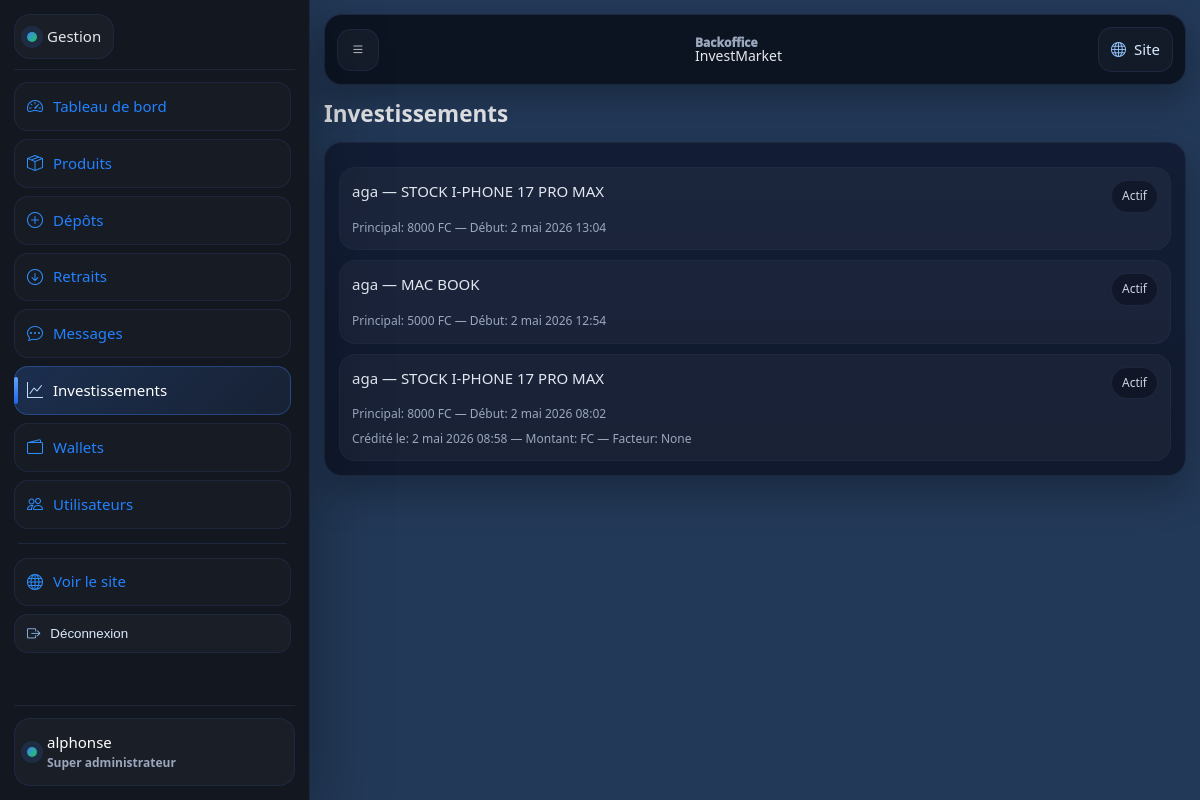
The app's page /gestion/investissements/ (signed in) with its own data.
### investments/models.py (models this page shows, shortened)
class Investment(models.Model):
    STATUS_ACTIVE = "ACTIVE"
    STATUS_CLOSED = "CLOSED"
    STATUS_CHOICES = [
        (STATUS_ACTIVE, "Actif"),
        (STATUS_CLOSED, "Clôturé"),
    ]
    user = models.ForeignKey(settings.AUTH_USER_MODEL, on_delete=models.CASCADE, related_name="investments")
    product = models.ForeignKey(InvestmentProduct, on_delete=models.PROTECT, related_name="investments")
    principal_cdf = models.DecimalField(max_digits=14, decimal_places=2)
    status = models.CharField(max_length=10, choices=STATUS_CHOICES, default=STATUS_ACTIVE)
    duration_days_snapshot = models.PositiveIntegerField(default=30)
    expected_end_at = models.DateTimeField(null=True, blank=True)
    credited_at = models.DateTimeField(null=True, blank=True)
    payout_amount_cdf = models.DecimalField(max_digits=14, decimal_places=2, null=True, blank=True)
    payout_factor_snapshot = models.DecimalField(max_digits=6, decimal_places=2, null=True, blank=True)
    created_at = models.DateTimeField(auto_now_add=True)
    closed_at = models.DateTimeField(null=True, blank=True)
    class Meta:
        ordering = ["-created_at"]

### products/models.py (models this page shows, shortened)
class InvestmentProduct(models.Model):
    NOTE_TRUSTED = "TRUSTED"
    NOTE_MAYBE = "MAYBE"
    NOTE_POPULAR = "POPULAR"
    NOTE_CHOICES = [
        (NOTE_TRUSTED, "Fiable"),
        (NOTE_MAYBE, "Pas vraiment"),
        (NOTE_POPULAR, "Populaire"),
    ]
    name = models.CharField(max_length=140)
    image_url = models.URLField(
        blank=True,
        help_text="Lien direct https://... (ex: .jpg, .png). Prioritaire si rempli."
    )
    image = models.ImageField(upload_to="products/", blank=True, null=True)
    description = models.TextField()
    min_investment_cdf = models.DecimalField(max_digits=14, decimal_places=2, help_text="Montant minimum en FC")
    estimated_gain_cdf = models.DecimalField(
        max_digits=14,
        decimal_places=2,
        null=True,
        blank=True,
        help_text="Gain estimé en FC (NON GARANTI). Ne pas présenter comme une promesse.",
    )
    duration_days = models.PositiveIntegerField(help_text="Durée estimée en jours")
    note = models.CharField(max_length=10, choices=NOTE_CHOICES, default=NOTE_POPULAR)
    performance_factor = models.DecimalField(
        max_digits=6,
        decimal_places=2,
        default=1.00,
        help_text="Indice de performance (non garanti). Ex: 1.05, 0.97",
    )
    is_active = models.BooleanField(default=True)
    created_at = models.DateTimeField(auto_now_add=True)
    class Meta:
        ordering = ["-created_at"]

### backoffice/views.py (the view)
# urls.py: path("investissements/", views.investments_list, name="bo_investments_list"),
@staff_required
def investments_list(request):
    investments = Investment.objects.select_related("user", "product").all()
    return render(request, "backoffice/investments_list.html", {"investments": investments})

### backoffice/views.py (called while the page is built)
def staff_required(view_func):
    return user_passes_test(
        lambda u: u.is_authenticated and u.is_staff,
        login_url="bo_login",
    )(view_func)

### templates/backoffice/investments_list.html (shortened to what this page needs)
{% extends "backoffice/base.html" %}
{% block content %}
<h1 style="margin:0 0 10px">Investissements</h1>
<div class="card">
  {% if investments %}
    <div class="list">
      {% for inv in investments %}
        <div class="list-item">
          <div class="li-top">
            <div class="li-title">{{ inv.user.username }} — {{ inv.product.name }}</div>
            <div class="li-badge">{{ inv.get_status_display }}</div>
          </div>
          <div class="muted" style="font-size:12px;margin-top:6px">
            Principal: {{ inv.principal_cdf|floatformat:0 }} FC — Début: {{ inv.created_at }}
          </div>
          {% if inv.credited_at %}
            <div class="muted" style="font-size:12px;margin-top:6px">
              Crédité le: {{ inv.credited_at }} — Montant: {{ inv.payout_amount_cdf|floatformat:0 }} FC — Facteur: {{ inv.payout_factor_snapshot }}
            </div>
          {% endif %}
        </div>
      {% endfor %}
    </div>
  {% else %}
    <p class="muted">Aucun investissement.</p>
  {% endif %}
</div>
{% endblock %}

### templates/backoffice/base.html (shortened to what this page needs)
{% load static %}
<!doctype html>
<html lang="fr">
<head>
  <link rel="stylesheet" href="{% static 'css/styles.css' %}">
  <link rel="stylesheet" href="{% static 'css/backoffice.css' %}">
  <link rel="stylesheet" href="https://cdn.jsdelivr.net/npm/bootstrap-icons@1.11.3/font/bootstrap-icons.min.css">
</head>
<body class="bo-body">
  <div class="bo" id="boApp">
    <aside class="bo-sidebar" aria-label="Menu gestion">
      <div class="bo-sidebar-head">
        <a class="bo-brand" href="{% url 'bo_dashboard' %}">
          <span class="brand-dot"></span> Gestion
        </a>
      </div>
      <nav class="bo-nav" aria-label="Navigation">
        <a href="{% url 'bo_dashboard' %}">
          <i class="bi bi-speedometer2"></i> Tableau de bord
        </a>
        <a href="{% url 'bo_products_list' %}">
          <i class="bi bi-box-seam"></i> Produits
        </a>
        <a href="{% url 'bo_deposits_list' %}">
          <i class="bi bi-plus-circle"></i> Dépôts
        </a>
        <a href="{% url 'bo_withdrawals_list' %}">
          <i class="bi bi-arrow-down-circle"></i> Retraits
        </a>
        <a href="{% url 'bo_messages_list' %}">
          <i class="bi bi-chat-dots"></i> Messages
        </a>
        <a href="{% url 'bo_investments_list' %}">
          <i class="bi bi-graph-up"></i> Investissements
        </a>
        <a href="{% url 'bo_wallets_list' %}">
          <i class="bi bi-wallet2"></i> Wallets
        </a>
        <a href="{% url 'bo_users_list' %}">
          <i class="bi bi-people"></i> Utilisateurs
        </a>
        <div class="bo-sep"></div>
        <a href="{% url 'home' %}">
          <i class="bi bi-globe"></i> Voir le site
        </a>
        <form method="post" action="{% url 'bo_logout' %}">
          <button class="bo-logout" type="submit">
            <i class="bi bi-box-arrow-right"></i> Déconnexion
          </button>
        </form>
      </nav>
      <div class="bo-sidebar-foot">
        <div class="bo-user">
          <div class="bo-user-dot"></div>
          <div>
            <div class="bo-user-name">{{ request.user.username }}</div>
            <div class="bo-user-role">
              {% if request.user.is_superuser %}
                Super administrateur
              {% else %}
                Administrateur
              {% endif %}
            </div>
          </div>
        </div>
      </div>
    </aside>
    <main class="bo-main">
      <header class="bo-topbar">
        <button class="bo-iconbtn" type="button" data-bo-open aria-label="Ouvrir le menu">
          <i class="bi bi-list"></i>
        </button>
        <div class="bo-topbar-title">
          <div class="bo-topbar-small">Backoffice</div>
          <div class="bo-topbar-big">InvestMarket</div>
        </div>
        <div class="bo-topbar-actions">
          <a class="bo-mini-link" href="{% url 'home' %}">
            <i class="bi bi-globe"></i> <span>Site</span>
          </a>
        </div>
      </header>
      <section class="bo-content">
        {% block content %}{% endblock %}
      </section>
    </main>
  </div>
</body>
</html>

### static/css/styles.css (style rules this page uses)
:root { --bg: #070b14; --bg2:#0b1220; --card:#0f172a; --card2:#111c33; --text:#e5e7eb; --muted:#9aa7bd; --primary:#3b82f6; --primary2:#2563eb; --soft:#0b1f3a; --border:#1f2a44; --border2:#223152; --success:#22c55e; --warning:#f59e0b; --danger:#ef4444; --radius:18px; --radius-sm:14px; --shadow: 0 20px 60px rgba(0,0,0,.45); --shadow-soft: 0 14px 34px rgba(0,0,0,.32); --ring: 0 0 0 4px rgba(59,130,246,.20); }
* { box-sizing:border-box }
html,body { height:100% }
body { margin:0; font-family: system-ui, -apple-system, Segoe UI, Roboto, Arial; color:var(--text); font-size:15px; line-height:1.55; background: radial-gradient(1200px 600px at 14% -10%, rgba(59,130,246,.30) 0%, transparent 60%), radial-gradient(1100px 700px at 92% 0%, rgba(34,197,94,.16) 0%, transparent 58%), radial-gradient(900px 600px at 40% 120%, rgba(37,99,235,.14) 0%, transparent 60%), linear-gradient(180deg, var(--bg) 0%, var(--bg2) 40%, var(--bg) 100%); }
.muted { color:var(--muted) }
.brand-dot { width:10px;height:10px;border-radius:50%; background: linear-gradient(135deg, var(--primary), var(--success)); box-shadow: 0 0 0 6px rgba(59,130,246,.14); }
.card { background: linear-gradient(180deg, rgba(17,28,51,.94), rgba(15,23,42,.94)); border:1px solid rgba(31,42,68,.9); border-radius: var(--radius); padding:14px; box-shadow: var(--shadow-soft); }
.list { display:grid;gap:10px;margin-top:10px }
.list-item { background: rgba(255,255,255,.04); border:1px solid rgba(31,42,68,.92); border-radius:16px; padding:12px; }
.li-top { display:flex;align-items:flex-start;justify-content:space-between;gap:10px }
.li-title { font-weight:1200;color:#e2e8f0 }
.li-badge { font-weight:1100; font-size:12px; padding:6px 10px; border-radius:999px; border:1px solid rgba(31,42,68,.9); background: rgba(7,11,20,.45); color:#cbd5e1; }

### records on screen
Investment: user.username "aga", product.name "STOCK I-PHONE 17 PRO MAX", status "Actif", principal_cdf "8000", created_at "2 mai 2026 13:04"
Investment: user.username "aga", product.name "MAC BOOK", status "Actif", principal_cdf "5000", created_at "2 mai 2026 12:54"
Investment: user.username "aga", product.name "STOCK I-PHONE 17 PRO MAX", status "Actif", principal_cdf "8000", created_at "2 mai 2026 08:02", credited_at "2 mai 2026 08:58", payout_factor_snapshot "None"

### other values on screen
{{ request.user.username }} "alphonse"
